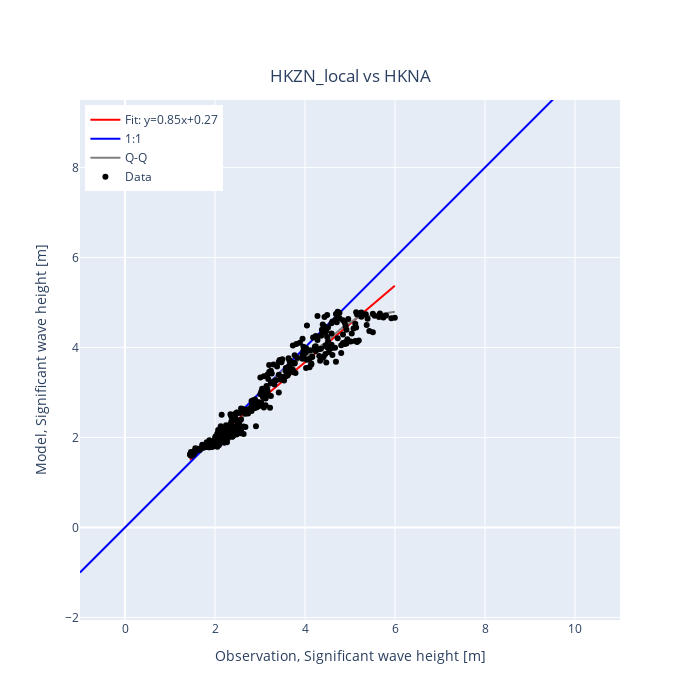

Notebook code for this chart:
### Code cell
cc["HKNA"].scatter(show_hist=False, backend='plotly', width=700, height=700,xlim=[-1,11])

### Figure 1 — Plotly figure (JSON) as saved in the notebook; plotly's stock layout.template omitted (floating-point values rounded to 4 significant figures; data arrays with more than 128 entries replaced by an {"elided": "..."} marker saying what was removed)
{"data": [{"line": {"color": "red"}, "mode": "lines", "name": "Fit: y=0.85x+0.27", "type": "scatter", "x": {"elided": "385 float values"}, "y": {"elided": "385 float values"}}, {"line": {"color": "blue"}, "mode": "lines", "name": "1:1", "type": "scatter", "x": [-1, 11], "y": [-1, 11]}, {"line": {"color": "gray"}, "mode": "lines", "name": "Q-Q", "type": "scatter", "x": [1.445, 1.758, 1.875, 2.005, 2.07, 2.148, 2.271, 2.402, 2.52, 2.695, 2.893, 3.125, 3.37, 3.652, 3.983, 4.284, 4.492, 4.788, 5.152, 5.996], "y": [1.592, 1.788, 1.815, 1.881, 1.903, 2.003, 2.104, 2.191, 2.284, 2.574, 2.686, 2.984, 3.36, 3.616, 3.773, 3.982, 4.137, 4.408, 4.656, 4.792]}, {"marker": {"color": "black"}, "mode": "markers", "name": "Data", "type": "scatter", "x": {"elided": "385 float values"}, "y": {"elided": "385 float values"}}], "layout": {"height": 700, "legend": {"x": 0.01, "y": 0.99}, "title": {"text": "HKZN_local vs HKNA", "x": 0.5, "xanchor": "center", "y": 0.9, "yanchor": "top"}, "width": 700, "xaxis": {"range": [-1, 11], "title": {"text": "Observation, Significant wave height [m]"}}, "yaxis": {"range": [1.445, 5.996], "scaleanchor": "x", "scaleratio": 1, "title": {"text": "Model, Significant wave height [m]"}}}}
